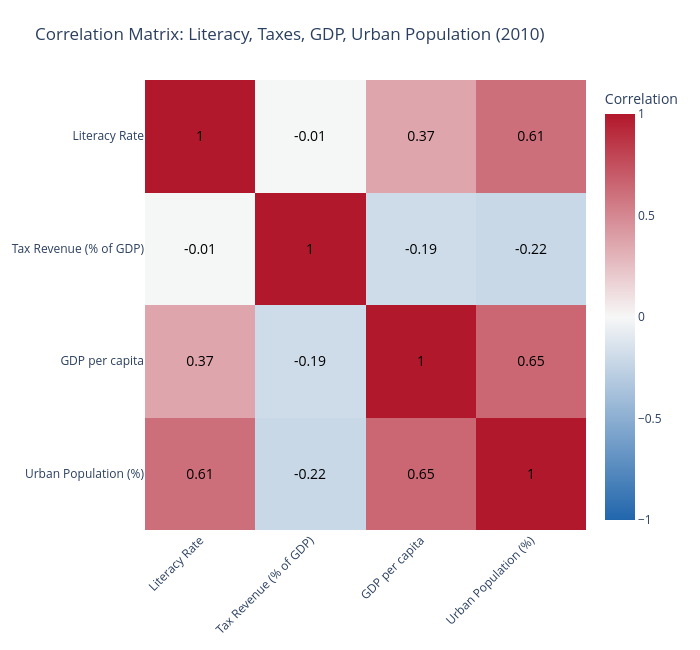

This figure's notebook cell:
### Markdown cell above
## 4. Корреляции между социально-экономическими показателями (2010)

Чтобы понять, как ключевые индикаторы развития связаны между собой, построим корреляционную матрицу для четырёх показателей за 2010 год:

- уровень грамотности (`SE.ADT.LITR.ZS`),
- налоговые поступления как % от ВВП (`GC.TAX.TOTL.GD.ZS`),
- ВВП на душу населения (`NY.GDP.PCAP.KD`),
- доля городского населения (`SP.URB.TOTL.IN.ZS`).

### Code cell
import plotly.graph_objects as go
df = get_df_from_year('2010', df_jobs)
corr_data = df[['Country Name']].copy()
corr_data['Literacy Rate'] = df['SE.ADT.LITR.ZS']
corr_data['Tax Revenue (% of GDP)'] = df['GC.TAX.TOTL.GD.ZS']
corr_data['GDP per capita'] = df['NY.GDP.PCAP.KD']
corr_data['Urban Population (%)'] = df['SP.URB.TOTL.IN.ZS']
exclude_patterns = ['&', 'excluding', 'income', 'World', 'Union', 'area', 'members']
corr_data = corr_data[
    ~corr_data['Country Name'].str.contains('|'.join(exclude_patterns), case=False, na=False)
].copy()
corr_data_clean = corr_data[['Literacy Rate', 'Tax Revenue (% of GDP)', 'GDP per capita', 'Urban Population (%)']].dropna()
correlation_matrix = corr_data_clean.corr()
fig = go.Figure(data=go.Heatmap(
    z=correlation_matrix.values,
    x=correlation_matrix.columns,
    y=correlation_matrix.columns,
    colorscale=[[0, '#2166ac'], [0.5, '#f7f7f7'], [1, '#b2182b']],
    zmid=0,
    zmin=-1,
    zmax=1,
    text=correlation_matrix.values.round(2),
    texttemplate='%{text}',
    textfont={"size": 14, "color": "black"},
    colorbar=dict(
        title="Correlation",
        tickmode="linear",
        tick0=-1,
        dtick=0.5
    )
))
fig.update_layout(
    title='Correlation Matrix: Literacy, Taxes, GDP, Urban Population (2010)',
    width=700,
    height=650,
    xaxis={'side': 'bottom', 'tickangle': -45},
    yaxis={'autorange': 'reversed'},
    margin=dict(l=120, r=50, t=80, b=120)
)
fig.show()
print(f"Number of countries analyzed: {len(corr_data_clean)}")

### Figure 1 — Plotly figure (JSON) as saved in the notebook; plotly's stock layout.template omitted (floating-point values rounded to 4 significant figures)
{"data": [{"colorbar": {"dtick": 0.5, "tick0": -1, "tickmode": "linear", "title": {"text": "Correlation"}}, "colorscale": [[0, "#2166ac"], [0.5, "#f7f7f7"], [1, "#b2182b"]], "text": [[1.0, -0.01, 0.37, 0.61], [-0.01, 1.0, -0.19, -0.22], [0.37, -0.19, 1.0, 0.65], [0.61, -0.22, 0.65, 1.0]], "textfont": {"color": "black", "size": 14}, "texttemplate": "%{text}", "type": "heatmap", "x": ["Literacy Rate", "Tax Revenue (% of GDP)", "GDP per capita", "Urban Population (%)"], "y": ["Literacy Rate", "Tax Revenue (% of GDP)", "GDP per capita", "Urban Population (%)"], "z": [[1.0, -0.007658, 0.3678, 0.6114], [-0.007658, 1.0, -0.1935, -0.2157], [0.3678, -0.1935, 1.0, 0.6464], [0.6114, -0.2157, 0.6464, 1.0]], "zmax": 1, "zmid": 0, "zmin": -1}], "layout": {"height": 650, "margin": {"b": 120, "l": 120, "r": 50, "t": 80}, "title": {"text": "Correlation Matrix: Literacy, Taxes, GDP, Urban Population (2010)"}, "width": 700, "xaxis": {"side": "bottom", "tickangle": -45}, "yaxis": {"autorange": "reversed"}}}
